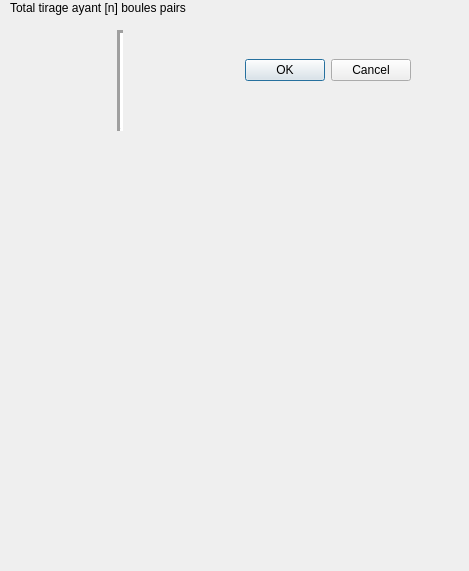
<?xml version="1.0" encoding="UTF-8"?>
<ui version="4.0">
 <class>SelectionBoules</class>
 <widget class="QDialog" name="SelectionBoules">
  <property name="geometry">
   <rect>
    <x>0</x>
    <y>0</y>
    <width>469</width>
    <height>571</height>
   </rect>
  </property>
  <property name="windowTitle">
   <string>Dialog</string>
  </property>
  <widget class="QDialogButtonBox" name="buttonBox">
   <property name="geometry">
    <rect>
     <x>190</x>
     <y>50</y>
     <width>221</width>
     <height>41</height>
    </rect>
   </property>
   <property name="orientation">
    <enum>Qt::Horizontal</enum>
   </property>
   <property name="standardButtons">
    <set>QDialogButtonBox::Cancel|QDialogButtonBox::Ok</set>
   </property>
  </widget>
  <widget class="Line" name="line">
   <property name="geometry">
    <rect>
     <x>110</x>
     <y>30</y>
     <width>20</width>
     <height>101</height>
    </rect>
   </property>
   <property name="lineWidth">
    <number>3</number>
   </property>
   <property name="orientation">
    <enum>Qt::Vertical</enum>
   </property>
  </widget>
  <widget class="QLabel" name="label">
   <property name="geometry">
    <rect>
     <x>10</x>
     <y>0</y>
     <width>201</width>
     <height>16</height>
    </rect>
   </property>
   <property name="text">
    <string>Total tirage ayant [n] boules pairs</string>
   </property>
  </widget>
 </widget>
 <resources/>
 <connections>
  <connection>
   <sender>buttonBox</sender>
   <signal>accepted()</signal>
   <receiver>SelectionBoules</receiver>
   <slot>accept()</slot>
   <hints>
    <hint type="sourcelabel">
     <x>248</x>
     <y>254</y>
    </hint>
    <hint type="destinationlabel">
     <x>157</x>
     <y>274</y>
    </hint>
   </hints>
  </connection>
  <connection>
   <sender>buttonBox</sender>
   <signal>rejected()</signal>
   <receiver>SelectionBoules</receiver>
   <slot>reject()</slot>
   <hints>
    <hint type="sourcelabel">
     <x>316</x>
     <y>260</y>
    </hint>
    <hint type="destinationlabel">
     <x>286</x>
     <y>274</y>
    </hint>
   </hints>
  </connection>
 </connections>
</ui>
